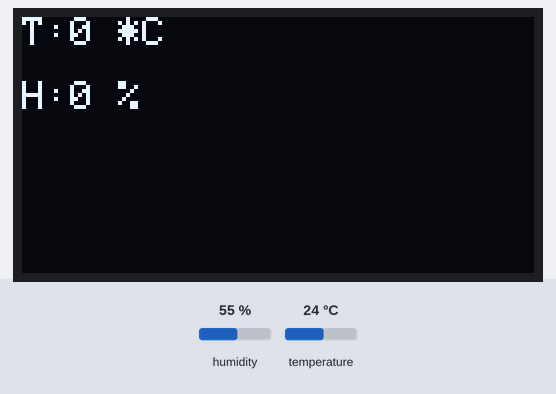
A program run on a simulated BBC micro:bit (MakeCode). Shown: 128×64 one-colour display. Inputs (shaded band) come from the test bench; at power-on: humidity 55 %, temperature 24 °C.

Above: at 1.2 s.
1.3 s: humidity set to 22 %
At 5.3 s:
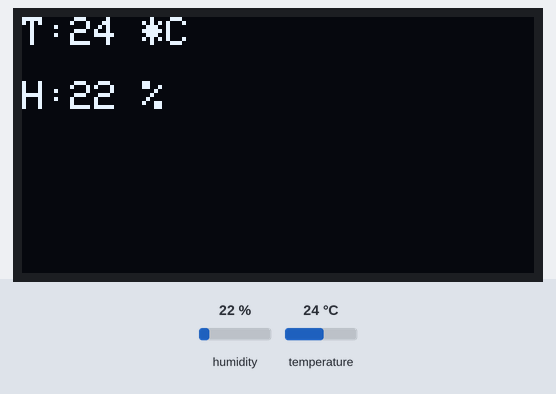
7.4 s: temperature set to 12 °C
At 11.1 s:
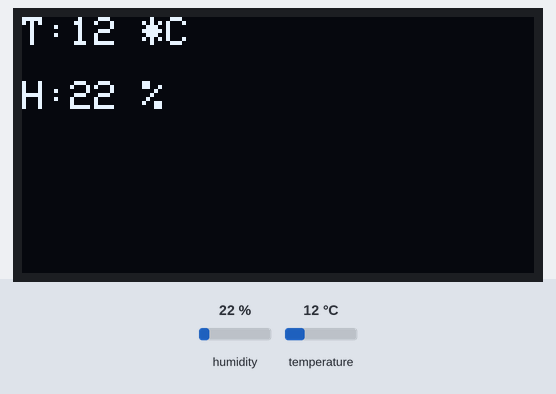
13.5 s: humidity set to 40 %
At 18.0 s:
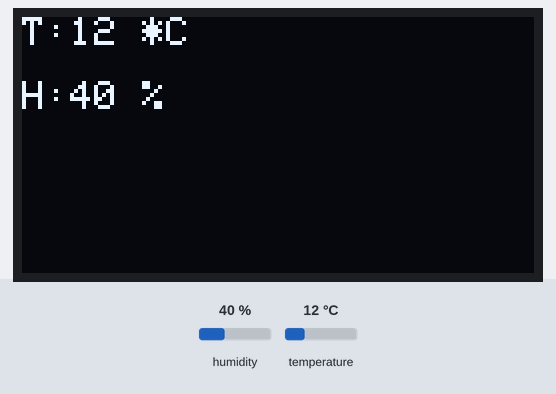
19.6 s: temperature set to 19 °C
Timing chart, 0 to 22.6 s (numbered marks = the images above; inputs shaded):
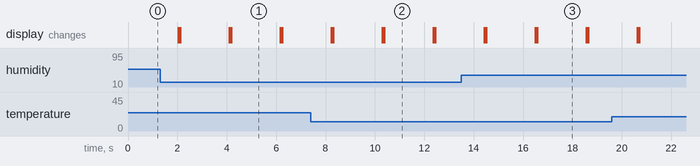

Measured:
- after the input at 7.4 s, the display: first differs from a run without the input after 3.0 s (image 2)
- after the input at 13.5 s, the display: first differs from a run without the input after 3.1 s (image 3)
- what the display in image 1 shows lasts 2.0 s, from 4.2 s to 6.2 s

The program:

main.ts
```typescript
let h = 0
let t = 0
OLED.init(128, 64)
basic.forever(function () {
    dht11_dht22.queryData(
    DHTtype.DHT11,
    DigitalPin.P1,
    true,
    false,
    true
    )
})
basic.forever(function () {
    OLED.writeString("T:")
    OLED.writeNum(t)
    OLED.writeString(" *C")
    basic.pause(2000)
    OLED.clear()
})
basic.forever(function () {
    OLED.newLine()
    OLED.newLine()
    OLED.writeString("H:")
    OLED.writeNum(h)
    OLED.writeString(" %")
    basic.pause(2000)
    OLED.clear()
})
basic.forever(function () {
    t = dht11_dht22.readData(dataType.temperature)
    h = dht11_dht22.readData(dataType.humidity)
})
```

test.ts
```typescript
// 在此处测试；当此软件包作为插件使用时，将不会编译此软件包。
```
